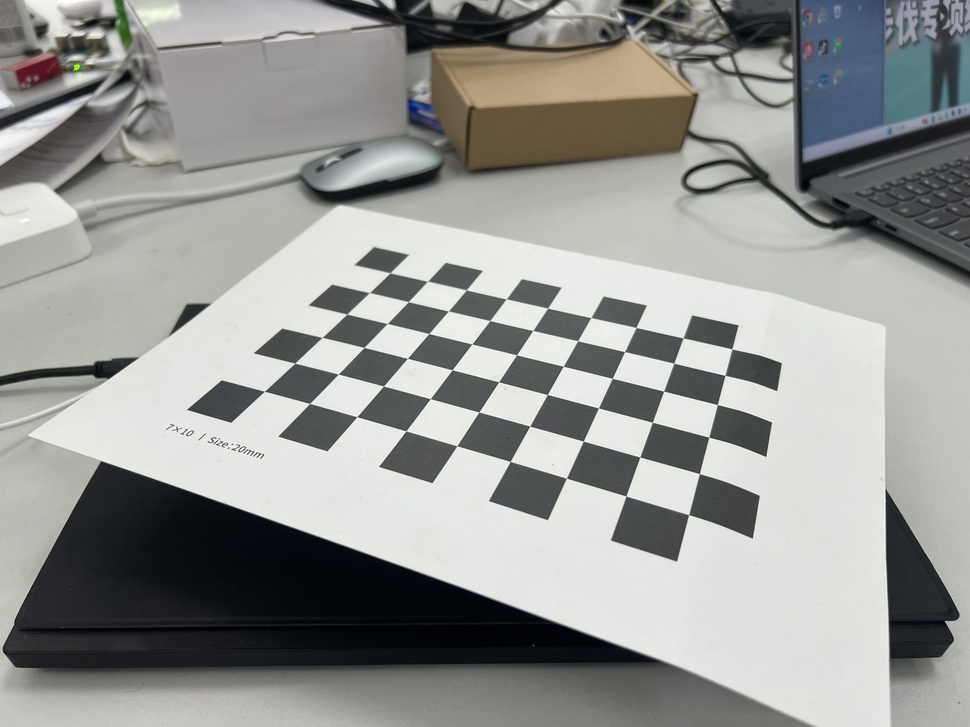
#> input picture xiangcan/Aotemanxiangcan/001 (1).jpg, 970 x 727 px, shrunk from 4032 x 3024 before the run; its folder holds 4 pictures in this run
$ python xiangjicanshu.py
#> lines starting #> are read from the running program, lines starting #| are printed output that depends on the picture
import cv2
import numpy as np
import glob
import os

# 设置棋盘格大小（9x6）
CHECKERBOARD = (9, 6)

# 假设每格大小为1单位（如1cm）
objp = np.zeros((CHECKERBOARD[0] * CHECKERBOARD[1], 3), np.float32)
objp[:, :2] = np.mgrid[0:CHECKERBOARD[0], 0:CHECKERBOARD[1]].T.reshape(-1, 2)

objpoints = []  # 存储3D点
imgpoints = []  # 存储2D点

# 设置图像文件夹路径（可根据需要修改）
img_dir = r"xiangcan/Aotemanxiangcan"  # ← ← ← 修改成你自己的文件夹路径
image_paths = glob.glob(os.path.join(img_dir, '*.jpg')) + glob.glob(os.path.join(img_dir, '*.png'))

if not image_paths:
    print("未找到任何图像，请检查路径和文件格式")
    exit()

for fname in image_paths:
    img = cv2.imread(fname)
#> img is the input picture: shape (727, 970, 3); mean B, G, R 147.5, 150.2, 149.2
    gray = cv2.cvtColor(img, cv2.COLOR_BGR2GRAY)
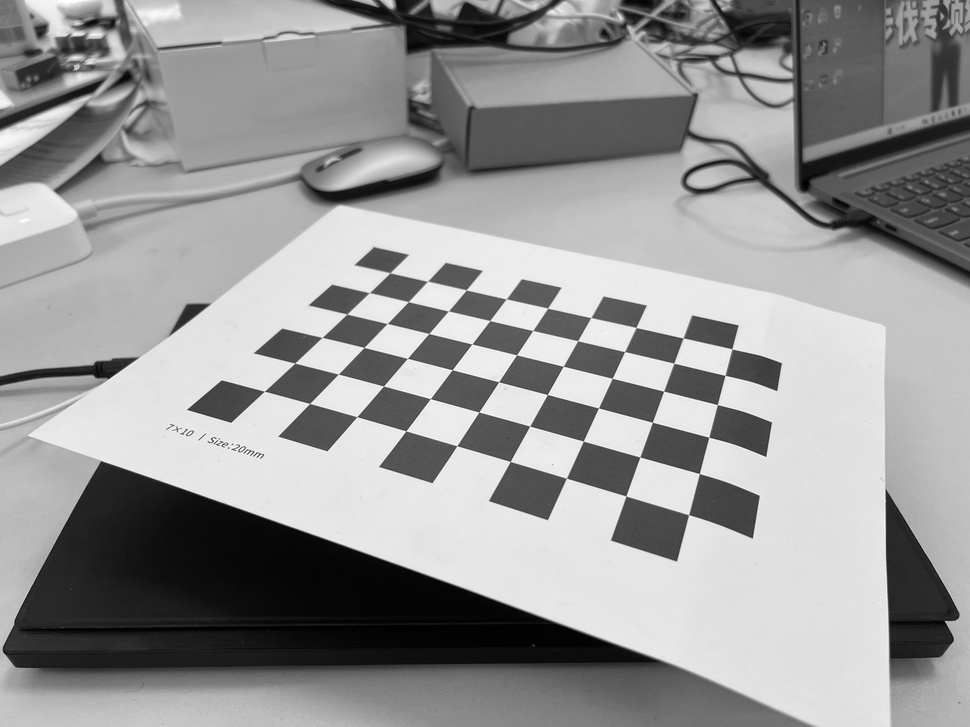
#> gray: shape (727, 970); min 0, max 255, mean 149.6

    ret, corners = cv2.findChessboardCorners(gray, CHECKERBOARD, None)
#> ret = True; corners = 54 rows, first 8: [390.1, 272.8], [427.5, 281.4], [466.3, 289.9], [506.1, 299], [547.6, 308.2], [590.8, 317.6], [635.9, 327.5], [683, 337.9]
    if ret:
        objpoints.append(objp)
        corners2 = cv2.cornerSubPix(gray, corners, (11, 11), (-1, -1), criteria=(3, 30, 0.001))
#> corners2 = 54 rows, first 8: [390.1, 272.7], [427.5, 281.3], [466.3, 289.9], [506.2, 298.9], [547.6, 308.1], [590.9, 317.6], [635.9, 327.4], [683.1, 338]
        imgpoints.append(corners2)
#> pass 2 of the loop `for fname in image_paths:`:
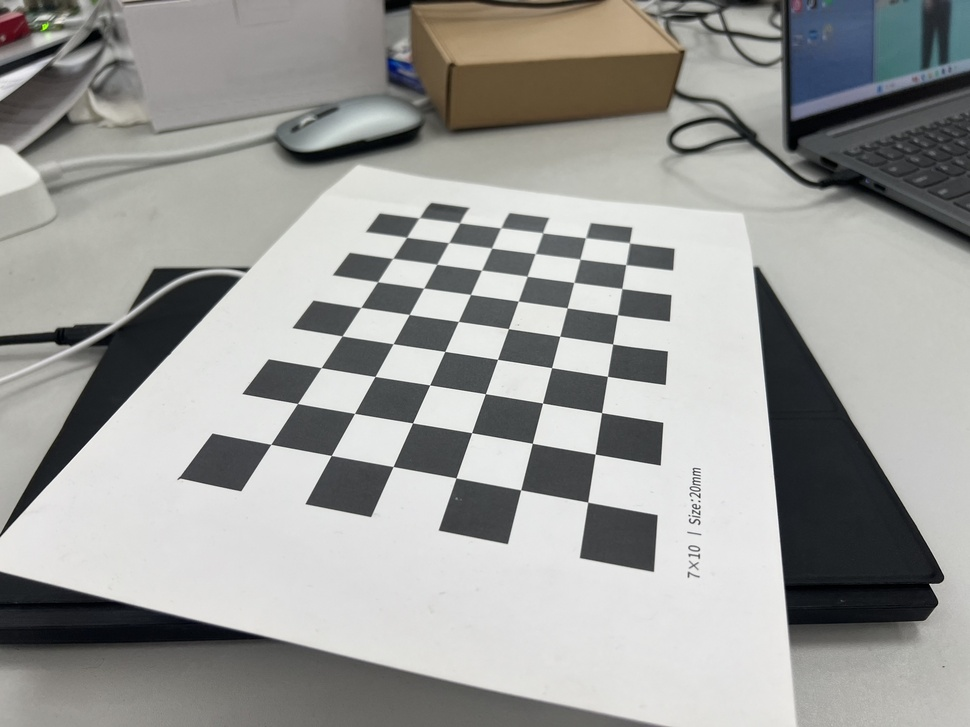
#> input picture xiangcan/Aotemanxiangcan/001 (11).jpg, 970 x 727 px, shrunk from 4032 x 3024 before the run
#> img is the input picture: shape (727, 970, 3); mean B, G, R 153.8, 156.4, 156
#> `gray = cv2.cvtColor(img, cv2.COLOR_BGR2GRAY)`:
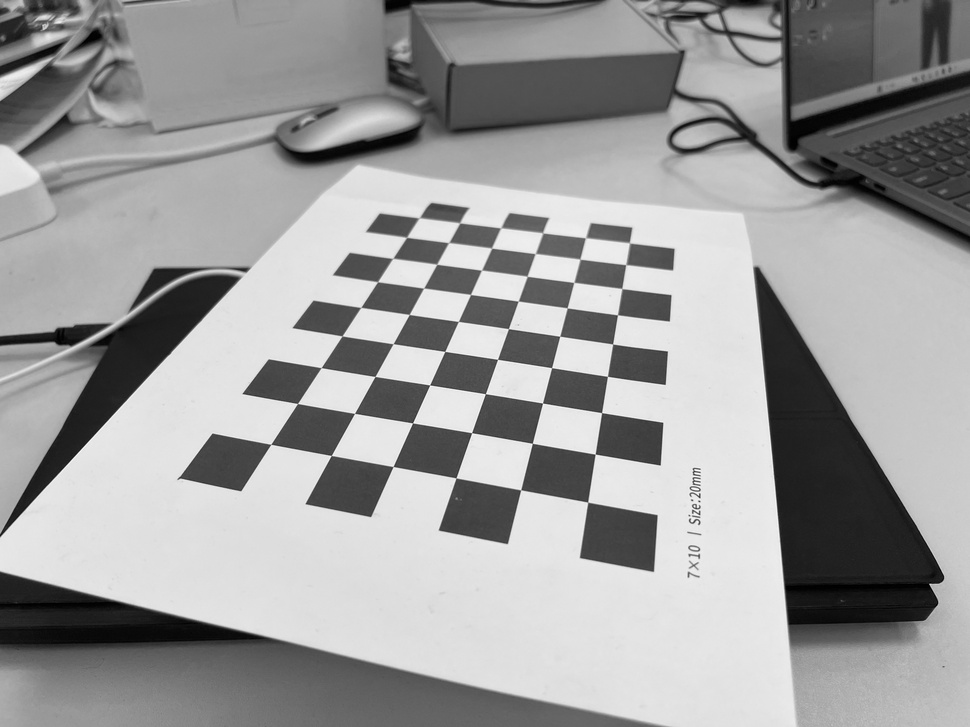
#> gray: shape (727, 970); min 0, max 255, mean 156
#> corners = 54 rows, first 8: [270.8, 444.3], [297.5, 403.5], [321.2, 367.6], [342.1, 335.9], [360.7, 307.5], [377.6, 281.7], [392.9, 258.4], [406.6, 237.4]
#> corners2 = 54 rows, first 8: [270.8, 444.3], [297.5, 403.5], [321.1, 367.6], [342.1, 335.9], [360.7, 307.4], [377.6, 281.7], [392.7, 258.3], [406.6, 237.2]
#> pass 3 of the loop `for fname in image_paths:`:
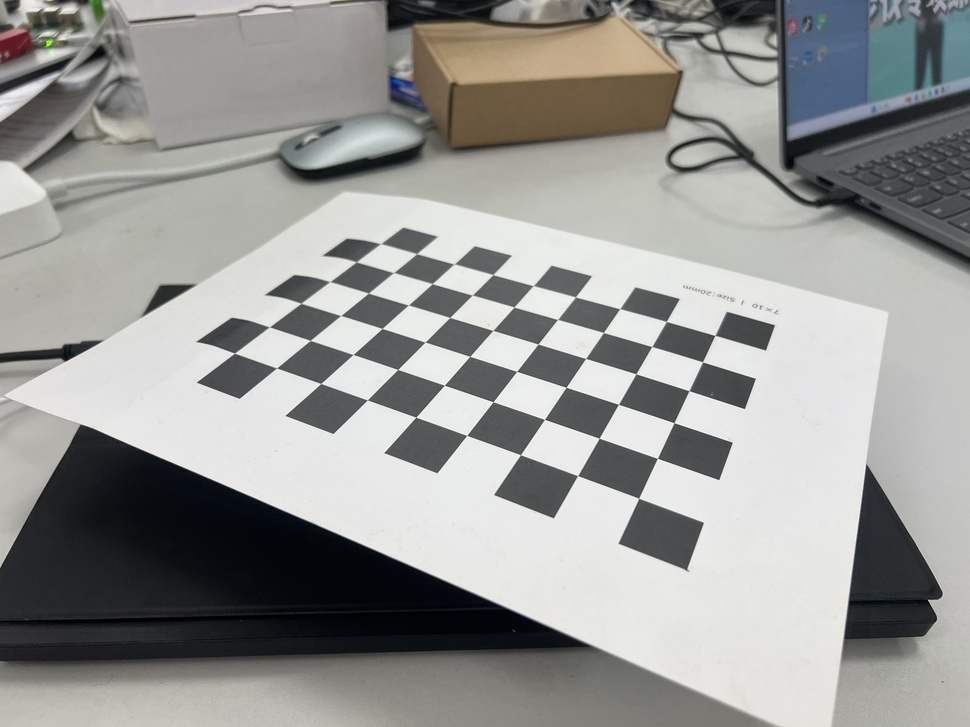
#> input picture xiangcan/Aotemanxiangcan/001 (12).jpg, 970 x 727 px, shrunk from 4032 x 3024 before the run
#> img is the input picture: shape (727, 970, 3); mean B, G, R 149.1, 151.2, 150.8
#> `gray = cv2.cvtColor(img, cv2.COLOR_BGR2GRAY)`:
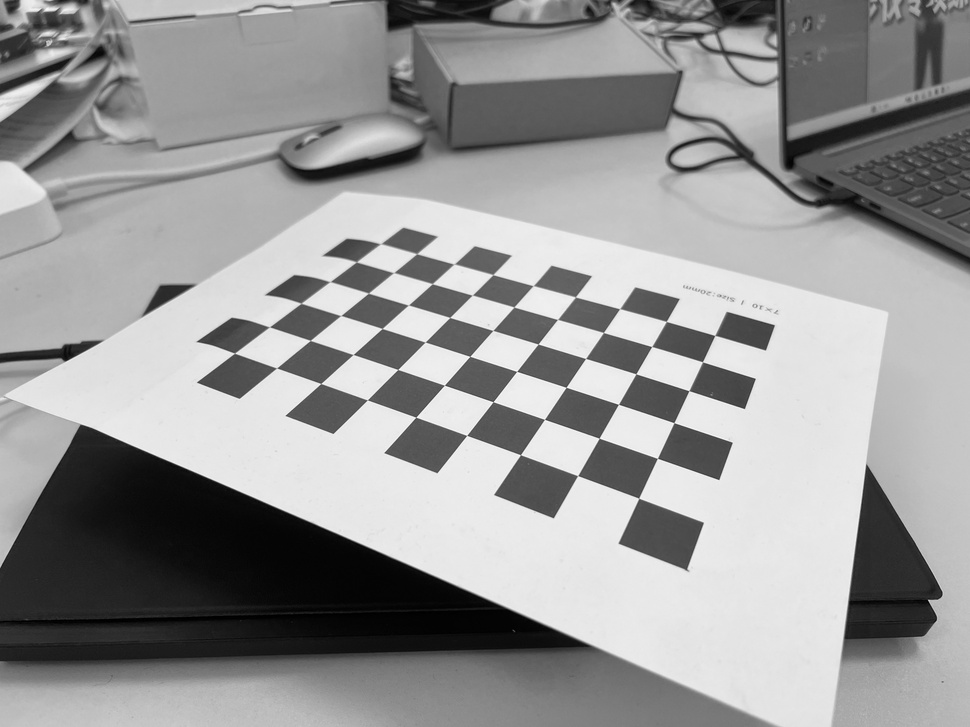
#> gray: shape (727, 970); min 0, max 255, mean 150.9
#> corners = 54 rows, first 8: [638.7, 498.2], [577.6, 475.6], [520.4, 454.7], [466.7, 435.4], [415.8, 417.2], [367.4, 399.8], [320.7, 383.5], [276.6, 368]
#> corners2 = 54 rows, first 8: [638.7, 498.2], [577.6, 475.6], [520.5, 454.7], [466.7, 435.4], [415.8, 417.2], [367.4, 399.9], [320.8, 383.5], [276.6, 368]
#> the loop made 4 passes; the first 3 are shown
        # [8 lines of commented-out code are left out]
ret, K, dist, rvecs, tvecs = cv2.calibrateCamera(objpoints, imgpoints, gray.shape[::-1], None, None)

# 输出和保存
print("Camera intrinsic matrix (K):")
print(K)
print("Distortion coefficients:")
print(dist)

np.savetxt("K.txt", K)
np.savetxt("distortion.txt", dist)
